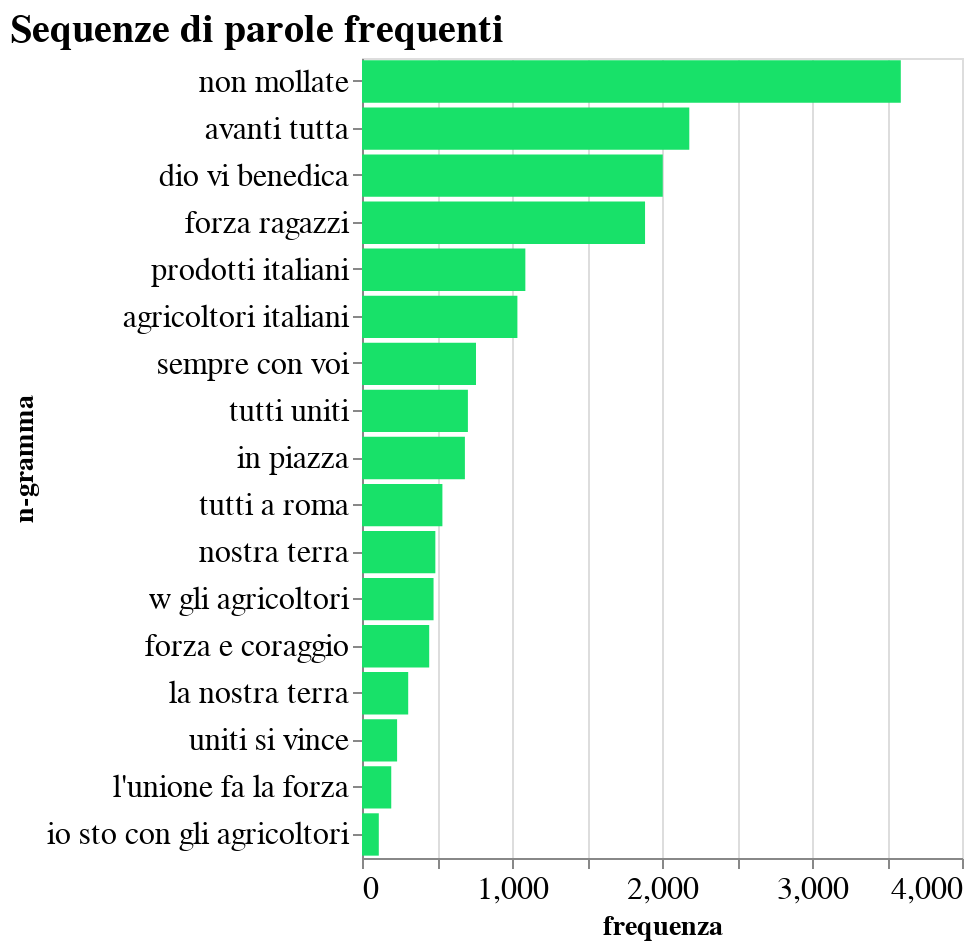

Source (notebook cell):
### Code cell
# Create a line plot
bar_chart = alt.Chart(viz_grams_df).mark_bar(color="#18E169").encode(
    y=alt.Y('ngram', type="nominal", title='n-gramma', sort="-x"),
    x=alt.X('frequency', type="quantitative", title='frequenza'),
    tooltip=['frequency:Q']
).properties(
    title='Sequenze di parole frequenti'
)

bar_chart.properties(width="container", height=400)

### Figure 1 — Vega-Lite specification as saved in the notebook (floating-point values rounded to 4 significant figures)
{"config": {"background": "transparent", "title": {"fontSize": 20, "anchor": "start", "color": "black"}, "axis": {"labelFontSize": 16, "titleFontSize": 14}}, "data": {"name": "data-391fb10183b2e9c049308f9440543583"}, "mark": {"type": "bar", "color": "#18E169"}, "encoding": {"tooltip": [{"field": "frequency", "type": "quantitative"}], "x": {"field": "frequency", "title": "frequenza", "type": "quantitative"}, "y": {"field": "ngram", "sort": "-x", "title": "n-gramma", "type": "nominal"}}, "height": 400, "title": "Sequenze di parole frequenti", "width": "container", "$schema": "https://vega.github.io/schema/vega-lite/v5.17.0.json", "datasets": {"data-391fb10183b2e9c049308f9440543583": [{"ngram": "non mollate", "frequency": 3592}, {"ngram": "avanti tutta", "frequency": 2182}, {"ngram": "dio vi benedica", "frequency": 2005}, {"ngram": "forza ragazzi", "frequency": 1887}, {"ngram": "prodotti italiani", "frequency": 1089}, {"ngram": "agricoltori italiani", "frequency": 1036}, {"ngram": "sempre con voi", "frequency": 760}, {"ngram": "tutti uniti", "frequency": 706}, {"ngram": "in piazza", "frequency": 686}, {"ngram": "tutti a roma", "frequency": 536}, {"ngram": "nostra terra", "frequency": 489}, {"ngram": "w gli agricoltori", "frequency": 477}, {"ngram": "forza e coraggio", "frequency": 448}, {"ngram": "la nostra terra", "frequency": 308}, {"ngram": "uniti si vince", "frequency": 234}, {"ngram": "l'unione fa la forza", "frequency": 195}, {"ngram": "io sto con gli agricoltori", "frequency": 112}]}}
